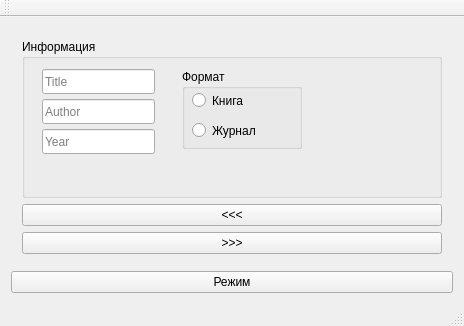
<?xml version="1.0" encoding="UTF-8"?>
<ui version="4.0">
 <class>MainWindow</class>
 <widget class="QMainWindow" name="MainWindow">
  <property name="geometry">
   <rect>
    <x>0</x>
    <y>0</y>
    <width>464</width>
    <height>326</height>
   </rect>
  </property>
  <property name="windowTitle">
   <string>MainWindow</string>
  </property>
  <widget class="QWidget" name="centralWidget">
   <layout class="QVBoxLayout" name="verticalLayout_3">
    <item>
     <widget class="QStackedWidget" name="stackedWidget">
      <property name="currentIndex">
       <number>0</number>
      </property>
      <widget class="QWidget" name="page">
       <layout class="QVBoxLayout" name="verticalLayout_2">
        <item>
         <widget class="QGroupBox" name="groupBox">
          <property name="title">
           <string>Информация</string>
          </property>
          <widget class="QLineEdit" name="lineEdit_title">
           <property name="geometry">
            <rect>
             <x>20</x>
             <y>30</y>
             <width>113</width>
             <height>25</height>
            </rect>
           </property>
           <property name="text">
            <string/>
           </property>
           <property name="placeholderText">
            <string>Title</string>
           </property>
          </widget>
          <widget class="QLineEdit" name="lineEdit_author">
           <property name="geometry">
            <rect>
             <x>20</x>
             <y>60</y>
             <width>113</width>
             <height>25</height>
            </rect>
           </property>
           <property name="placeholderText">
            <string>Author</string>
           </property>
          </widget>
          <widget class="QLineEdit" name="lineEdit_year">
           <property name="geometry">
            <rect>
             <x>20</x>
             <y>90</y>
             <width>113</width>
             <height>25</height>
            </rect>
           </property>
           <property name="placeholderText">
            <string>Year</string>
           </property>
          </widget>
          <widget class="QGroupBox" name="groupBox_2">
           <property name="geometry">
            <rect>
             <x>160</x>
             <y>30</y>
             <width>120</width>
             <height>80</height>
            </rect>
           </property>
           <property name="title">
            <string>Формат</string>
           </property>
           <widget class="QRadioButton" name="radioButton_isbook">
            <property name="geometry">
             <rect>
              <x>10</x>
              <y>20</y>
              <width>112</width>
              <height>23</height>
             </rect>
            </property>
            <property name="text">
             <string>Книга</string>
            </property>
           </widget>
           <widget class="QRadioButton" name="radioButton_isjourn">
            <property name="geometry">
             <rect>
              <x>10</x>
              <y>50</y>
              <width>112</width>
              <height>23</height>
             </rect>
            </property>
            <property name="text">
             <string>Журнал</string>
            </property>
           </widget>
          </widget>
         </widget>
        </item>
        <item>
         <widget class="QPushButton" name="pushButton_show_prev">
          <property name="text">
           <string>&lt;&lt;&lt;</string>
          </property>
         </widget>
        </item>
        <item>
         <widget class="QPushButton" name="pushButton_show_next">
          <property name="text">
           <string>&gt;&gt;&gt;</string>
          </property>
         </widget>
        </item>
       </layout>
      </widget>
      <widget class="QWidget" name="page_2">
       <layout class="QVBoxLayout" name="verticalLayout">
        <item>
         <widget class="QGroupBox" name="groupBox_3">
          <property name="title">
           <string>Данные о книге</string>
          </property>
          <widget class="QLineEdit" name="lineEdit_titl_in">
           <property name="geometry">
            <rect>
             <x>20</x>
             <y>30</y>
             <width>113</width>
             <height>25</height>
            </rect>
           </property>
           <property name="text">
            <string/>
           </property>
           <property name="placeholderText">
            <string>Title</string>
           </property>
          </widget>
          <widget class="QLineEdit" name="lineEdit_author_in">
           <property name="geometry">
            <rect>
             <x>20</x>
             <y>60</y>
             <width>113</width>
             <height>25</height>
            </rect>
           </property>
           <property name="placeholderText">
            <string>Author</string>
           </property>
          </widget>
          <widget class="QLineEdit" name="lineEdit_year_in">
           <property name="geometry">
            <rect>
             <x>20</x>
             <y>90</y>
             <width>113</width>
             <height>25</height>
            </rect>
           </property>
           <property name="placeholderText">
            <string>Year</string>
           </property>
          </widget>
          <widget class="QGroupBox" name="groupBox_4">
           <property name="geometry">
            <rect>
             <x>160</x>
             <y>30</y>
             <width>120</width>
             <height>80</height>
            </rect>
           </property>
           <property name="title">
            <string>Формат</string>
           </property>
           <widget class="QRadioButton" name="radioButton_book_in">
            <property name="geometry">
             <rect>
              <x>10</x>
              <y>20</y>
              <width>112</width>
              <height>23</height>
             </rect>
            </property>
            <property name="text">
             <string>Книга</string>
            </property>
           </widget>
           <widget class="QRadioButton" name="radioButton_journ_in">
            <property name="geometry">
             <rect>
              <x>10</x>
              <y>50</y>
              <width>112</width>
              <height>23</height>
             </rect>
            </property>
            <property name="text">
             <string>Журнал</string>
            </property>
           </widget>
          </widget>
          <widget class="QPushButton" name="pushButton_addBook">
           <property name="geometry">
            <rect>
             <x>30</x>
             <y>130</y>
             <width>89</width>
             <height>25</height>
            </rect>
           </property>
           <property name="text">
            <string>Добавить</string>
           </property>
          </widget>
         </widget>
        </item>
       </layout>
      </widget>
     </widget>
    </item>
    <item>
     <widget class="QPushButton" name="pushButton">
      <property name="text">
       <string>Режим</string>
      </property>
     </widget>
    </item>
   </layout>
  </widget>
  <widget class="QMenuBar" name="menuBar">
   <property name="geometry">
    <rect>
     <x>0</x>
     <y>0</y>
     <width>464</width>
     <height>22</height>
    </rect>
   </property>
  </widget>
  <widget class="QToolBar" name="mainToolBar">
   <attribute name="toolBarArea">
    <enum>TopToolBarArea</enum>
   </attribute>
   <attribute name="toolBarBreak">
    <bool>false</bool>
   </attribute>
  </widget>
  <widget class="QStatusBar" name="statusBar"/>
 </widget>
 <layoutdefault spacing="6" margin="11"/>
 <resources/>
 <connections/>
</ui>
